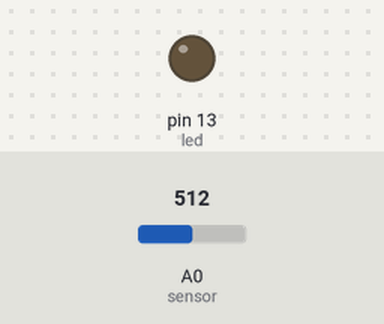
Recording of a sketch running on a simulated Arduino Uno, built with avr-gcc and run on an emulated ATmega328P. Shown: output pins drawn as LEDs (lit = HIGH). Inputs (shaded band) come from the test bench; at power-on: A0 (sensor) = 512.

Above: at 1.2 s.
1.3 s: A0 (sensor) set to 524
At 1.7 s:
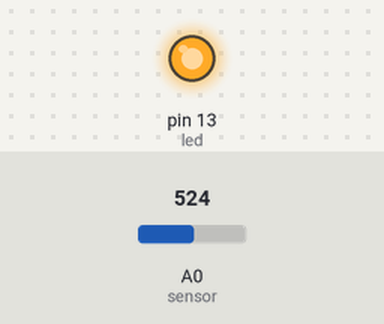
2.8 s: A0 (sensor) set to 511
At 4.0 s:
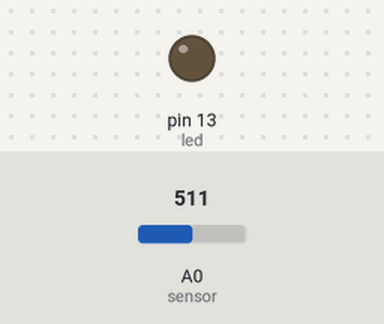
4.3 s: A0 (sensor) set to 716
At 5.2 s:
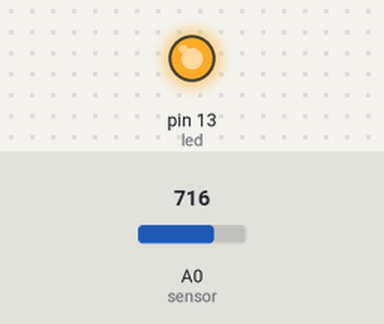
Timing chart, 0 to 7.3 s (numbered marks = the images above; inputs shaded):
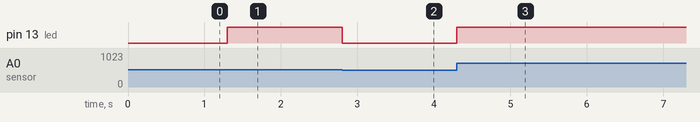

The sketch:

night-light.ino
```cpp
int led = 13;
int sensor = A0;

void setup() {
  pinMode(led, OUTPUT);
}

void loop() {
  if(analogRead(sensor) > 512) {
    digitalWrite(led, HIGH);
  } else {
    digitalWrite(led, LOW);
  }
}
```

Measured:
- the behaviour switches between 512 and 513 on A0 (sensor) (found by bisection; images 0 and 1)
- after the input at 1.3 s, pin 13 (led): LOW → HIGH at once
- after the input at 2.8 s, pin 13 (led): HIGH → LOW at once
- after the input at 4.3 s, pin 13 (led): LOW → HIGH at once
